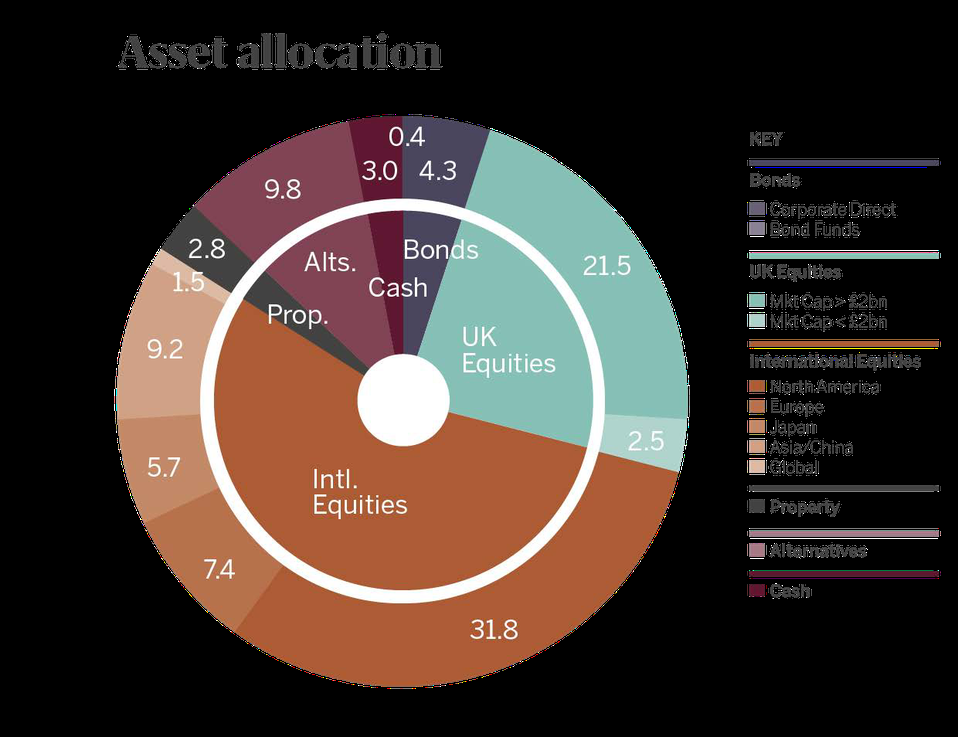
#> input picture 14_milestone/JM Finn/Image.ExportImages.5_.png, 958 x 737 px, shrunk from 1240 x 954 before the run, found by its file name
$ python 'test copy 2.py'
#> lines starting #> are read from the running program, lines starting #| are printed output that depends on the picture; after the words box and inside, x2 and y2 are one past the last pixel; in counts of white or black regions, pixels touching at a corner belong together
import cv2
from matplotlib import pyplot as plt
import numpy as np
# pip install imutils
import imutils
import easyocr


img = cv2.imread('14_milestone\JM Finn\Image.ExportImages.5_.png')
#> img is the input picture: shape (737, 958, 3); mean B, G, R 45.4, 51.6, 63.8
gray = cv2.cvtColor(img, cv2.COLOR_BGR2GRAY)
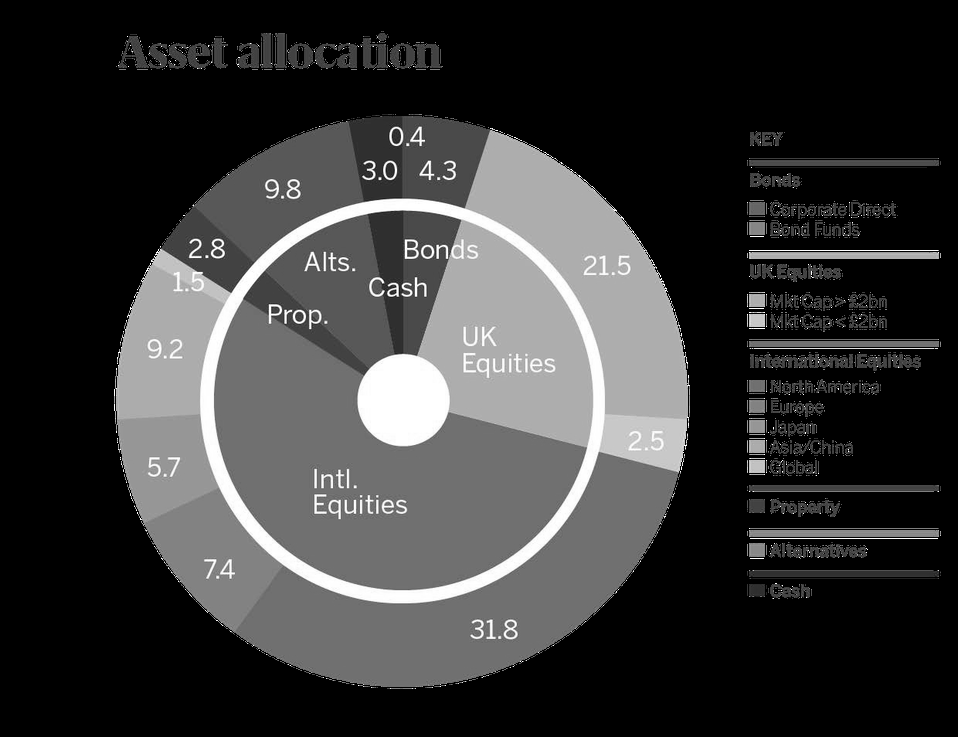
#> gray: shape (737, 958); min 0, max 255, mean 54.5

# [5 lines of commented-out code are left out]

thresh = cv2.adaptiveThreshold(gray, 255,
                               cv2.ADAPTIVE_THRESH_GAUSSIAN_C,
                               cv2.THRESH_BINARY_INV, 11, 2)
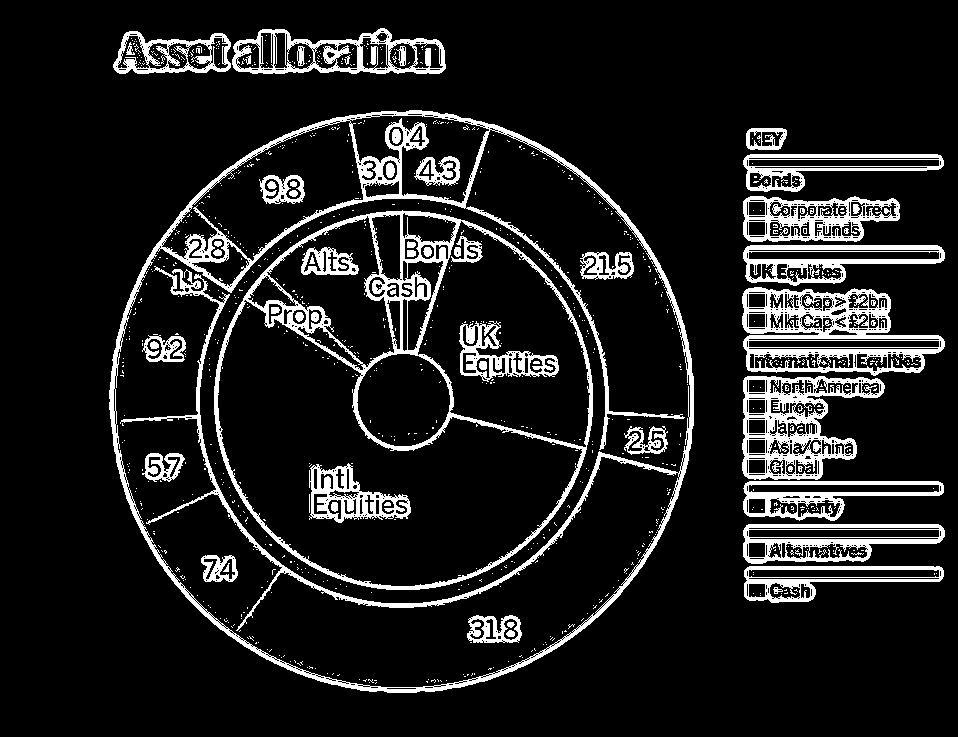
#> thresh: shape (737, 958); 11.8% white; 925 white regions (860 under 20 px), largest, box (x1, y1, x2, y2) and area: (109, 110, 694, 693) 19728, (214, 210, 593, 590) 11385, (742, 287, 945, 376) 7476

# Display the thresholded image
plt.figure(figsize=(10, 10))
plt.imshow(thresh, cmap='gray')
plt.axis('off')
plt.show()

imgray = cv2.cvtColor(img, cv2.COLOR_BGR2GRAY)
ret, thresh = cv2.threshold(imgray, 220, 255, 0)
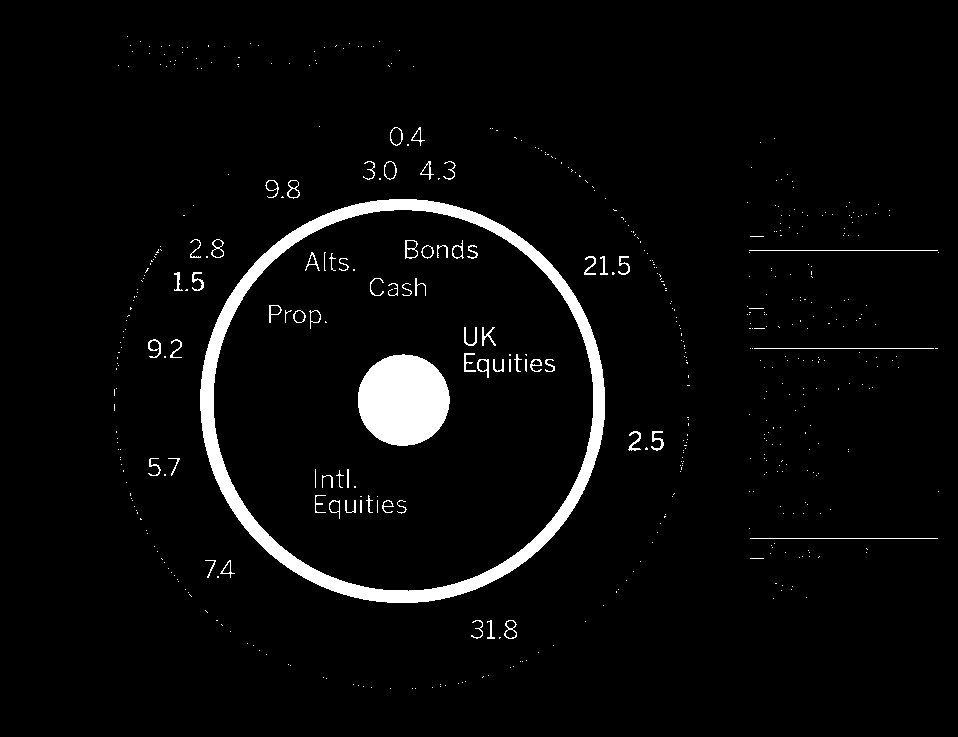
#> thresh: shape (737, 958); 3.8% white; 531 white regions (463 under 20 px)
# ret, thresh = cv2.threshold(imgray, 127, 255, 0)
# ?
contours, hierarchy = cv2.findContours(thresh, cv2.RETR_TREE, cv2.CHAIN_APPROX_NONE)
#> contours = 557 contours, 488 with area under 20; largest, box (x1, y1, x2, y2) and area: (200, 199, 605, 603) 127932, (213, 209, 594, 592) 114029, (358, 354, 450, 446) 6492, (405, 240, 418, 259) 190, (390, 127, 403, 146) 174
print("Number of contours = " + str(len(contours)))
#| Number of contours = 557

cv2.drawContours(img, contours, -1, (0, 255, 0), 3)
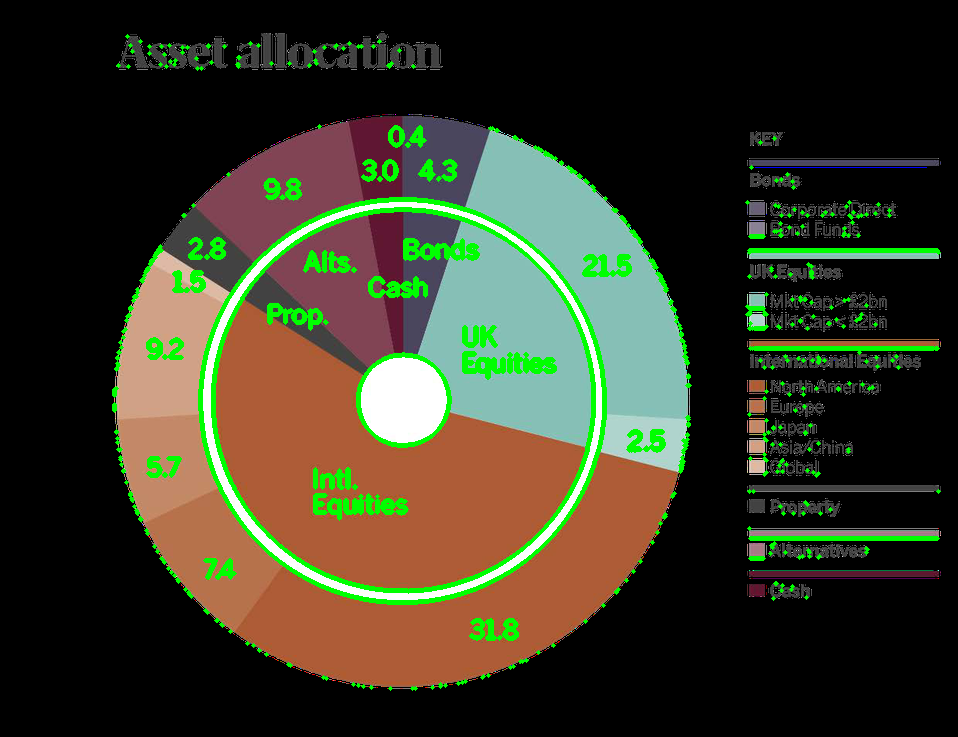
#> img: shape (737, 958, 3); 4.91% of pixels changed, all inside (x1, y1, x2, y2) = (112, 34, 941, 691)
cv2.drawContours(imgray, contours, -1, (0, 255, 0), 3)
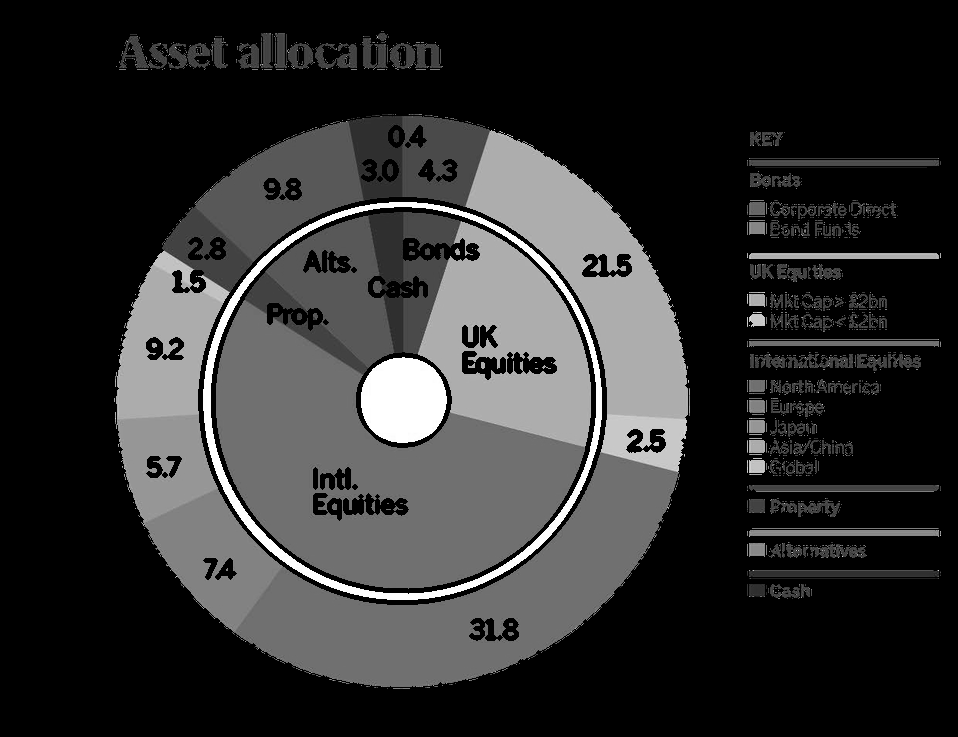
#> imgray: shape (737, 958); 4.2% of pixels changed, all inside (x1, y1, x2, y2) = (114, 36, 939, 689)

cv2.imshow('Image', img)
# cv2.imshow('Image GRAY', imgray)
cv2.waitKey(0)
cv2.destroyAllWindows()

sorted_contours= sorted(contours, key=cv2.contourArea, reverse= True)
#> sorted_contours has the same summary as contours

def compute_centroid(contour):
    """Compute the centroid of a contour."""
    M = cv2.moments(contour)
    if M["m00"] == 0:
        return (0, 0)
    cX = int(M["m10"] / M["m00"])
    cY = int(M["m01"] / M["m00"])
    return (cX, cY)

def group_contours(contours, threshold):
    """Group contours based on distance threshold."""
#> called with threshold = 50
    centroids = [compute_centroid(c) for c in contours]
#> centroids = 557 pairs, first value 0 to 686, second value 0 to 637
    groups = []
    used = set()

    for i, c1 in enumerate(centroids):
        if i in used:
            continue
        current_group = [i]
        for j, c2 in enumerate(centroids):
            if j in used or j == i:
                continue
            distance = np.sqrt((c1[0]-c2[0])**2 + (c1[1]-c2[1])**2)
            if distance < threshold:
                current_group.append(j)
                used.add(j)
        groups.append(current_group)
        used.add(i)
#> this loop made 557 passes
#> c1 on passes 2 to 4: (0, 0), (0, 0), (0, 0)
#> after the loop, groups = 28 items; used = 557 items
    return groups

# Group contours
threshold_distance = 50  # This is a value you might need to tweak based on your specific image and requirements
groups = group_contours(contours, threshold_distance)
#> groups = 28 items

# Visualizing the grouped contours
output = img.copy()
for group in groups:
    color = tuple(np.random.randint(0, 255, 3).tolist())  # random color for each group
    for idx in group:
        cv2.drawContours(output, [contours[idx]], -1, color, 3)
#> this loop made 28 passes
#> (group, color) on passes 2 to 13: ([31, 35, 36, 37, 38, 39], (192, 67, 251)), ([58, 65, 66, 67], (195, 103, 9)), ([92], (211, 21, 242)), ([93], (36, 87, 70)), ([117, 140, 141], (216, 88, 140)), ([153, 169, 170], (58, 193, 230)), ([206], (39, 87, 174)), ([225, 239, 240, 241], (88, 81, 165)), ([279, 318], (25, 77, 72)), ([297, 313, 314, 328, 333, 342, 346, 348], (9, 148, 115)), ([300, 330], (208, 243, 197)), ([312, 331, 332], (254, 79, 175))
#> color on pass 1: (172, 47, 117)
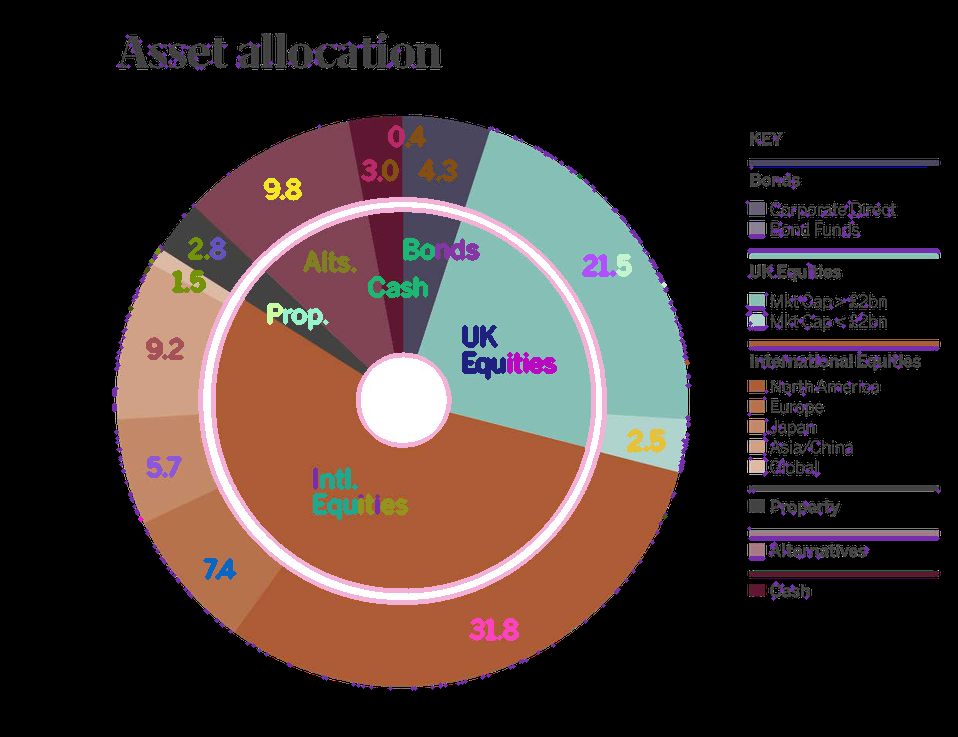
#> output: shape (737, 958, 3); 4.91% of pixels changed, all inside (x1, y1, x2, y2) = (112, 34, 941, 691)

plt.figure(figsize=(10, 10))
plt.imshow(cv2.cvtColor(output, cv2.COLOR_BGR2RGB))
plt.axis('off')
plt.show()
